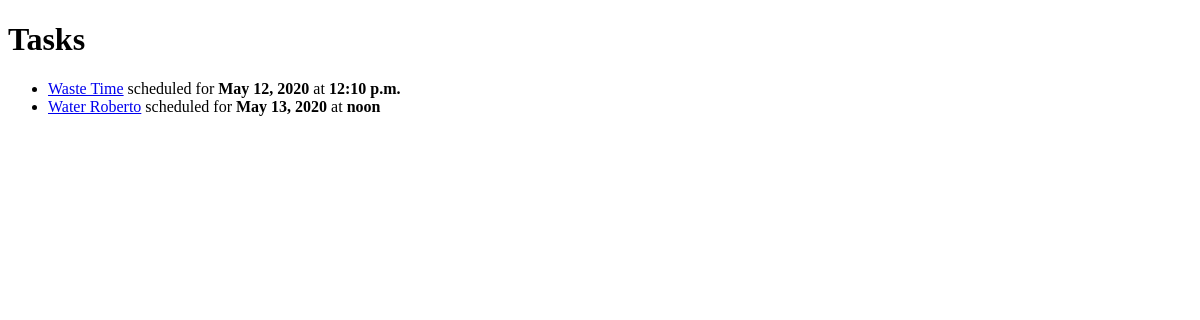
/tasks/, run on an earlier commit of the app's database.
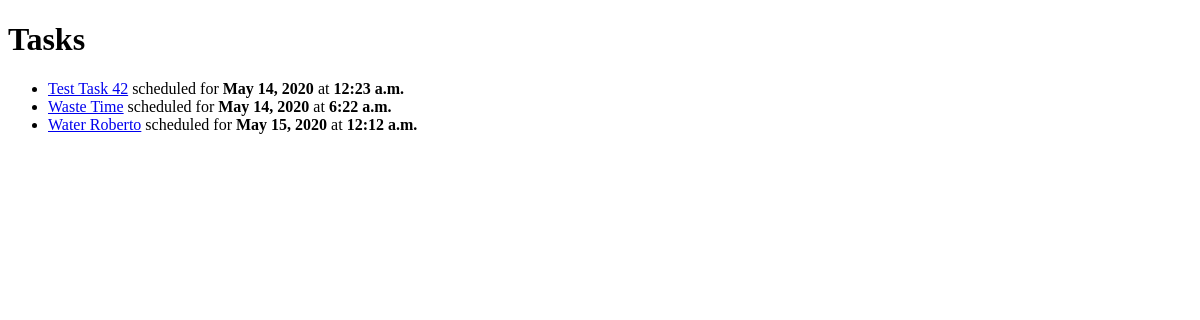
And on a later commit of the database.
### manager/models.py (models this page shows, shortened)
class Task(models.Model):
    name = models.CharField(max_length=60)
    description = models.CharField(max_length=400)
    command = models.CharField(max_length=100)
    period = models.DurationField()
    last_completed_time = models.DateTimeField()
    @property
    def next_scheduled_time(self):
        return self.last_completed_time + self.period

### manager/views.py (the view)
# urls.py: path('tasks/', views.task_list, name='task_list'),
def task_list(request):
    tasks = list(Task.objects.all())
    tasks.sort(key=lambda t: t.next_scheduled_time)
    return render(
        request,
        'manager/task_list.html',
        {'tasks': tasks}
    )

### manager/templates/manager/task_list.html (shortened to what this page needs)
{% extends 'manager/base_list.html' %}
{% block heading %}
    Tasks
{% endblock %}
{% block list %}
{% if tasks %}
    <ul>
    {% for task in tasks %}
        <li><a href="{% url 'task_details' task.id %}">{{ task.name|title }}</a> scheduled for <b>{{ task.next_scheduled_time.date }}</b> at <b>{{ task.next_scheduled_time.time }}</b></li>
    {% endfor %}
    </ul>
{% else %}
    <p>No tasks found.</p>
{% endif %}
{% endblock %}

What changed in the data, as far as the page shows it:
added Task: name "Test Task 42", next_scheduled_time "May 14, 2020", next_scheduled_time.time "12:23 a.m."
changed Task "Waste Time": next_scheduled_time "May 12, 2020" → "May 14, 2020"; next_scheduled_time.time "12:10 p.m." → "6:22 a.m."
changed Task "Water Roberto": next_scheduled_time "May 13, 2020" → "May 15, 2020"; next_scheduled_time.time "noon" → "12:12 a.m."
